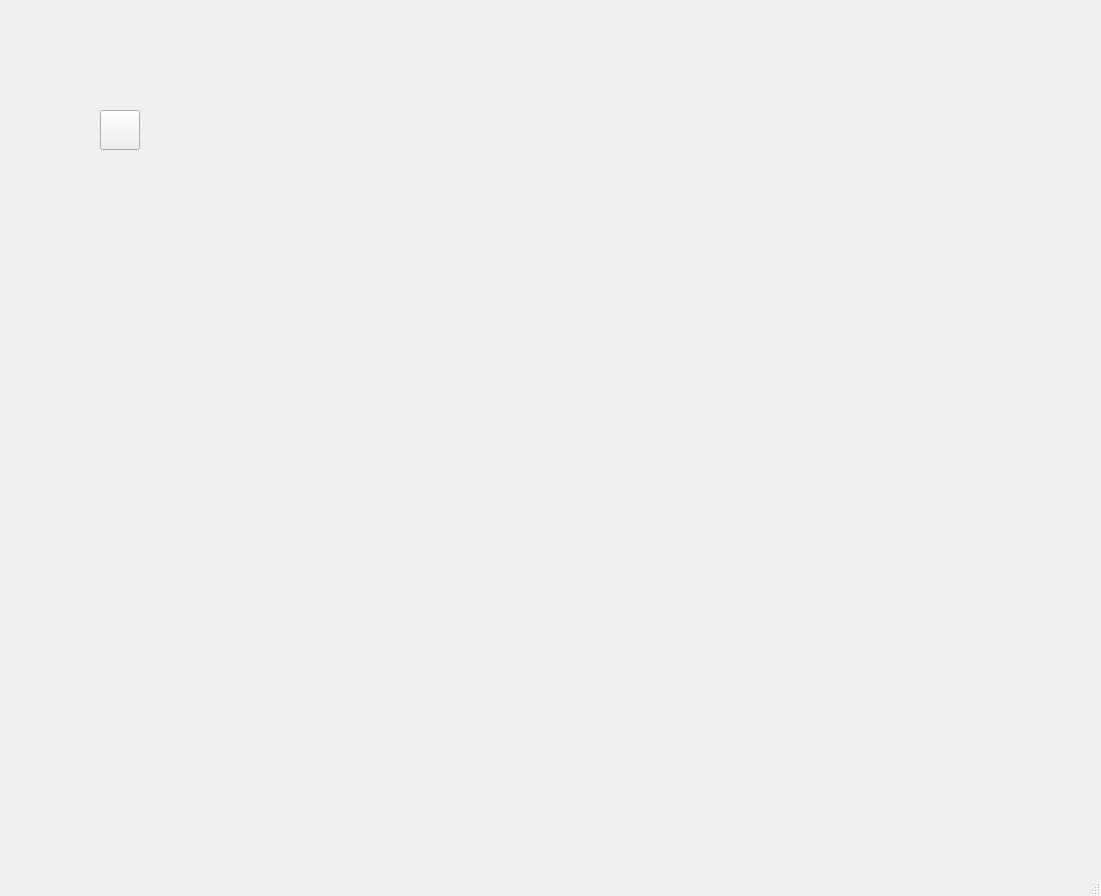
<?xml version="1.0" encoding="UTF-8"?>
<ui version="4.0">
 <class>MainWindow</class>
 <widget class="QMainWindow" name="MainWindow">
  <property name="geometry">
   <rect>
    <x>0</x>
    <y>0</y>
    <width>1101</width>
    <height>896</height>
   </rect>
  </property>
  <property name="windowTitle">
   <string>MainWindow</string>
  </property>
  <widget class="QWidget" name="centralwidget">
   <widget class="QPushButton" name="pb">
    <property name="geometry">
     <rect>
      <x>100</x>
      <y>110</y>
      <width>40</width>
      <height>40</height>
     </rect>
    </property>
    <property name="icon">
     <iconset>
      <normaloff>0.png</normaloff>0.png</iconset>
    </property>
    <property name="iconSize">
     <size>
      <width>40</width>
      <height>40</height>
     </size>
    </property>
   </widget>
  </widget>
  <widget class="QMenuBar" name="menubar">
   <property name="geometry">
    <rect>
     <x>0</x>
     <y>0</y>
     <width>1101</width>
     <height>21</height>
    </rect>
   </property>
  </widget>
  <widget class="QStatusBar" name="statusbar"/>
 </widget>
 <resources/>
 <connections/>
</ui>
